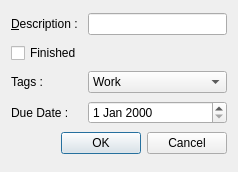
<?xml version="1.0" encoding="UTF-8"?>
<ui version="4.0">
 <class>Task</class>
 <widget class="QDialog" name="Task">
  <property name="geometry">
   <rect>
    <x>0</x>
    <y>0</y>
    <width>238</width>
    <height>172</height>
   </rect>
  </property>
  <property name="windowTitle">
   <string>Dialog</string>
  </property>
  <layout class="QGridLayout" name="gridLayout">
   <item row="0" column="0">
    <widget class="QLabel" name="label">
     <property name="text">
      <string>&amp;Description :</string>
     </property>
     <property name="buddy">
      <cstring>lineEdit</cstring>
     </property>
    </widget>
   </item>
   <item row="0" column="1">
    <widget class="QLineEdit" name="lineEdit"/>
   </item>
   <item row="1" column="0">
    <widget class="QCheckBox" name="checkBox">
     <property name="text">
      <string>Finished</string>
     </property>
    </widget>
   </item>
   <item row="2" column="0">
    <widget class="QLabel" name="label_2">
     <property name="text">
      <string>Tags :</string>
     </property>
    </widget>
   </item>
   <item row="2" column="1">
    <widget class="QComboBox" name="comboBox">
     <item>
      <property name="text">
       <string>Work</string>
      </property>
     </item>
     <item>
      <property name="text">
       <string>LIfe</string>
      </property>
     </item>
     <item>
      <property name="text">
       <string>Cinema</string>
      </property>
     </item>
     <item>
      <property name="text">
       <string>Sport</string>
      </property>
     </item>
    </widget>
   </item>
   <item row="3" column="0">
    <widget class="QLabel" name="label_3">
     <property name="text">
      <string>Due Date :</string>
     </property>
    </widget>
   </item>
   <item row="3" column="1">
    <widget class="QDateEdit" name="dateEdit"/>
   </item>
   <item row="4" column="0" colspan="2">
    <layout class="QHBoxLayout" name="horizontalLayout">
     <item>
      <spacer name="horizontalSpacer">
       <property name="orientation">
        <enum>Qt::Horizontal</enum>
       </property>
       <property name="sizeHint" stdset="0">
        <size>
         <width>40</width>
         <height>20</height>
        </size>
       </property>
      </spacer>
     </item>
     <item>
      <widget class="QPushButton" name="pushButton">
       <property name="text">
        <string>OK</string>
       </property>
      </widget>
     </item>
     <item>
      <widget class="QPushButton" name="pushButton_2">
       <property name="text">
        <string>Cancel</string>
       </property>
      </widget>
     </item>
    </layout>
   </item>
  </layout>
 </widget>
 <resources/>
 <connections>
  <connection>
   <sender>pushButton_2</sender>
   <signal>clicked()</signal>
   <receiver>Task</receiver>
   <slot>close()</slot>
   <hints>
    <hint type="sourcelabel">
     <x>185</x>
     <y>147</y>
    </hint>
    <hint type="destinationlabel">
     <x>118</x>
     <y>85</y>
    </hint>
   </hints>
  </connection>
 </connections>
</ui>
